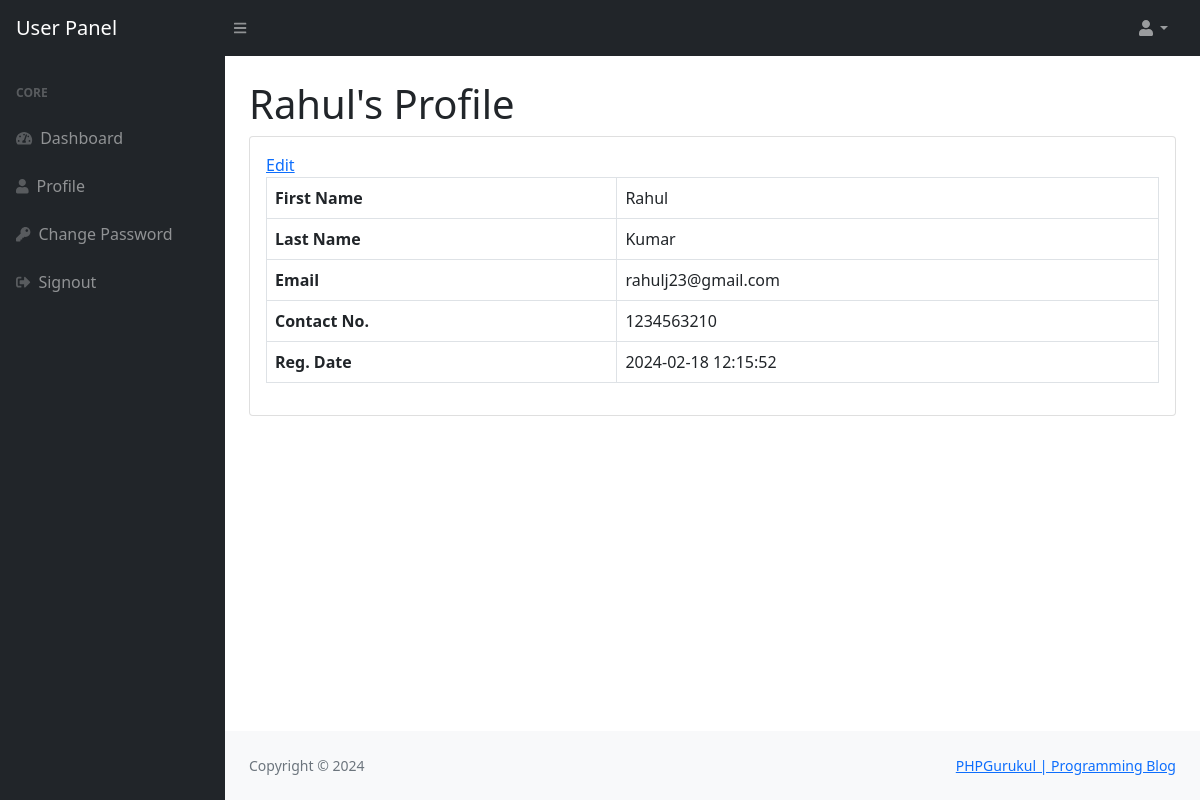
The app's page /profile.php (signed in) with its own data.
### tables this page shows
CREATE TABLE IF NOT EXISTS `users` (
  `id` int(11) NOT NULL AUTO_INCREMENT,
  `fname` varchar(255) DEFAULT NULL,
  `lname` varchar(255) DEFAULT NULL,
  `email` varchar(255) DEFAULT NULL,
  `password` varchar(300) DEFAULT NULL,
  `contactno` varchar(11) DEFAULT NULL,
  `posting_date` timestamp NOT NULL DEFAULT CURRENT_TIMESTAMP,
  PRIMARY KEY (`id`)
);

### profile.php (the view, shortened to what this page needs)
<?php session_start();
include_once('includes/config.php');
if (strlen($_SESSION['id']==0)) {
  header('location:logout.php');
  } else{
?>
<!DOCTYPE html>
<html lang="en">
    <head>
        <link href="https://cdn.jsdelivr.net/npm/simple-datatables@latest/dist/style.css" rel="stylesheet" />
        <link href="css/styles.css" rel="stylesheet" />
    </head>
    <body class="sb-nav-fixed">
      <?php include_once('includes/navbar.php');?>
        <div id="layoutSidenav">
          <?php include_once('includes/sidebar.php');?>
            <div id="layoutSidenav_content">
                <main>
                    <div class="container-fluid px-4">
<?php
$userid=$_SESSION['id'];
$query=mysqli_query($con,"select * from users where id='$userid'");
while($result=mysqli_fetch_array($query))
{?>
                        <h1 class="mt-4"><?php echo $result['fname'];?>'s Profile</h1>
                        <div class="card mb-4">
                            <div class="card-body">
                                <a href="edit-profile.php">Edit</a>
                                <table class="table table-bordered">
                                   <tr>
                                    <th>First Name</th>
                                       <td><?php echo $result['fname'];?></td>
                                   </tr>
                                   <tr>
                                       <th>Last Name</th>
                                       <td><?php echo $result['lname'];?></td>
                                   </tr>
                                   <tr>
                                       <th>Email</th>
                                       <td colspan="3"><?php echo $result['email'];?></td>
                                   </tr>
                                     <tr>
                                       <th>Contact No.</th>
                                       <td colspan="3"><?php echo $result['contactno'];?></td>
                                   </tr>
                                        <tr>
                                       <th>Reg. Date</th>
                                       <td colspan="3"><?php echo $result['posting_date'];?></td>
                                   </tr>
                                </table>
                            </div>
                        </div>
<?php } ?>
                    </div>
                </main>
          <?php include('includes/footer.php');?>
    </body>
</html>
<?php } ?>

### records on screen
users: fname "Rahul", lname "Kumar", email "rahulj23@gmail.com", contactno "1234563210", posting_date "2024-02-18 12:15:52"
